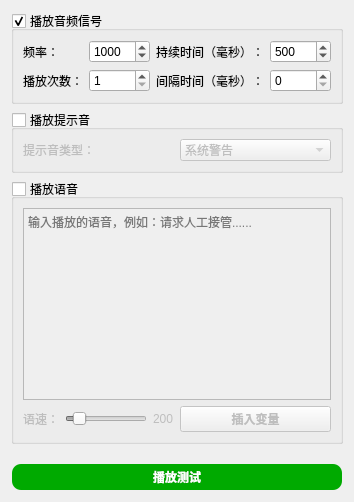
       <widget class="QWidget" name="tab_2">
        <attribute name="title">
         <string>提示音</string>
        </attribute>
        <layout class="QVBoxLayout" name="verticalLayout_66">
         <item>
          <widget class="QGroupBox" name="groupBox_32">
           <property name="title">
            <string>播放音频信号</string>
           </property>
           <property name="checkable">
            <bool>true</bool>
           </property>
           <layout class="QVBoxLayout" name="verticalLayout_65">
            <item>
             <layout class="QGridLayout" name="gridLayout_38">
              <item row="1" column="2">
               <widget class="QLabel" name="label_116">
                <property name="text">
                 <string>间隔时间（毫秒）：</string>
                </property>
               </widget>
              </item>
              <item row="1" column="3">
               <widget class="QSpinBox" name="spinBox_24">
                <property name="maximum">
                 <number>9999</number>
                </property>
               </widget>
              </item>
              <item row="0" column="0">
               <widget class="QLabel" name="label_112">
                <property name="text">
                 <string>频率：</string>
                </property>
               </widget>
              </item>
              <item row="0" column="1">
               <widget class="QSpinBox" name="spinBox_21">
                <property name="minimum">
                 <number>37</number>
                </property>
                <property name="maximum">
                 <number>32767</number>
                </property>
                <property name="value">
                 <number>1000</number>
                </property>
               </widget>
              </item>
              <item row="0" column="2">
               <widget class="QLabel" name="label_114">
                <property name="text">
                 <string>持续时间（毫秒）：</string>
                </property>
               </widget>
              </item>
              <item row="0" column="3">
               <widget class="QSpinBox" name="spinBox_23">
                <property name="minimum">
                 <number>1</number>
                </property>
                <property name="maximum">
                 <number>99999</number>
                </property>
                <property name="value">
                 <number>500</number>
                </property>
               </widget>
              </item>
              <item row="1" column="0">
               <widget class="QLabel" name="label_113">
                <property name="text">
                 <string>播放次数：</string>
                </property>
               </widget>
              </item>
              <item row="1" column="1">
               <widget class="QSpinBox" name="spinBox_22">
                <property name="minimum">
                 <number>1</number>
                </property>
                <property name="maximum">
                 <number>9999</number>
                </property>
               </widget>
              </item>
             </layout>
            </item>
           </layout>
          </widget>
         </item>
         <item>
          <widget class="QGroupBox" name="groupBox_33">
           <property name="enabled">
            <bool>true</bool>
           </property>
           <property name="title">
            <string>播放提示音</string>
           </property>
           <property name="checkable">
            <bool>true</bool>
           </property>
           <property name="checked">
            <bool>false</bool>
           </property>
           <layout class="QGridLayout" name="gridLayout_39">
            <item row="0" column="0">
             <widget class="QLabel" name="label_115">
              <property name="text">
               <string>提示音类型：</string>
              </property>
             </widget>
            </item>
            <item row="0" column="1">
             <widget class="QComboBox" name="comboBox_7">
              <item>
               <property name="text">
                <string>系统警告</string>
               </property>
              </item>
              <item>
               <property name="text">
                <string>系统错误</string>
               </property>
              </item>
              <item>
               <property name="text">
                <string>系统询问</string>
               </property>
              </item>
              <item>
               <property name="text">
                <string>系统信息</string>
               </property>
              </item>
              <item>
               <property name="text">
                <string>系统启动</string>
               </property>
              </item>
              <item>
               <property name="text">
                <string>系统关闭</string>
               </property>
              </item>
             </widget>
            </item>
           </layout>
          </widget>
         </item>
         <item>
          <widget class="QGroupBox" name="groupBox_34">
           <property name="enabled">
            <bool>true</bool>
           </property>
           <property name="title">
            <string>播放语音</string>
           </property>
           <property name="checkable">
            <bool>true</bool>
           </property>
           <property name="checked">
            <bool>false</bool>
           </property>
           <layout class="QGridLayout" name="gridLayout_40" columnstretch="1,1">
            <item row="0" column="0" colspan="2">
             <widget class="QTextEdit" name="textEdit_4">
              <property name="placeholderText">
               <string>输入播放的语音，例如：请求人工接管......</string>
              </property>
             </widget>
            </item>
            <item row="1" column="0">
             <layout class="QHBoxLayout" name="horizontalLayout_28">
              <item>
               <widget class="QLabel" name="label_117">
                <property name="text">
                 <string>语速：</string>
                </property>
               </widget>
              </item>
              <item>
               <widget class="QSlider" name="horizontalSlider">
                <property name="minimum">
                 <number>100</number>
                </property>
                <property name="maximum">
                 <number>999</number>
                </property>
                <property name="value">
                 <number>200</number>
                </property>
                <property name="orientation">
                 <enum>Qt::Orientation::Horizontal</enum>
                </property>
               </widget>
              </item>
              <item>
               <widget class="QLabel" name="label_118">
                <property name="text">
                 <string>200</string>
                </property>
               </widget>
              </item>
             </layout>
            </item>
            <item row="1" column="1">
             <widget class="QPushButton" name="pushButton_32">
              <property name="font">
               <font>
                <family>微软雅黑</family>
                <bold>true</bold>
               </font>
              </property>
              <property name="text">
               <string>插入变量</string>
              </property>
             </widget>
            </item>
           </layout>
          </widget>
         </item>
         <item>
          <spacer name="verticalSpacer_17">
           <property name="orientation">
            <enum>Qt::Orientation::Vertical</enum>
           </property>
           <property name="sizeHint" stdset="0">
            <size>
             <width>20</width>
             <height>13</height>
            </size>
           </property>
          </spacer>
         </item>
         <item>
          <widget class="QPushButton" name="pushButton_24">
           <property name="palette">
            <palette>
             <active>
              <colorrole role="WindowText">
               <brush brushstyle="SolidPattern">
                <color alpha="255">
                 <red>255</red>
                 <green>255</green>
                 <blue>255</blue>
                </color>
               </brush>
              </colorrole>
              <colorrole role="Button">
               <brush brushstyle="SolidPattern">
                <color alpha="255">
                 <red>0</red>
                 <green>170</green>
                 <blue>0</blue>
                </color>
               </brush>
              </colorrole>
              <colorrole role="Text">
               <brush brushstyle="SolidPattern">
                <color alpha="255">
                 <red>255</red>
                 <green>255</green>
                 <blue>255</blue>
                </color>
               </brush>
              </colorrole>
              <colorrole role="ButtonText">
               <brush brushstyle="SolidPattern">
                <color alpha="255">
                 <red>255</red>
                 <green>255</green>
                 <blue>255</blue>
                </color>
               </brush>
              </colorrole>
              <colorrole role="Base">
               <brush brushstyle="SolidPattern">
                <color alpha="255">
                 <red>0</red>
                 <green>170</green>
                 <blue>0</blue>
                </color>
               </brush>
              </colorrole>
              <colorrole role="Window">
               <brush brushstyle="SolidPattern">
                <color alpha="255">
                 <red>0</red>
                 <green>170</green>
                 <blue>0</blue>
                </color>
               </brush>
              </colorrole>
              <colorrole role="PlaceholderText">
               <brush brushstyle="NoBrush">
                <color alpha="128">
                 <red>255</red>
                 <green>255</green>
                 <blue>255</blue>
                </color>
               </brush>
              </colorrole>
             </active>
             <inactive>
              <colorrole role="WindowText">
               <brush brushstyle="SolidPattern">
                <color alpha="255">
                 <red>255</red>
                 <green>255</green>
                 <blue>255</blue>
                </color>
               </brush>
              </colorrole>
              <colorrole role="Button">
               <brush brushstyle="SolidPattern">
                <color alpha="255">
                 <red>0</red>
                 <green>170</green>
                 <blue>0</blue>
                </color>
               </brush>
              </colorrole>
              <colorrole role="Text">
               <brush brushstyle="SolidPattern">
                <color alpha="255">
                 <red>255</red>
                 <green>255</green>
                 <blue>255</blue>
                </color>
               </brush>
              </colorrole>
              <colorrole role="ButtonText">
               <brush brushstyle="SolidPattern">
                <color alpha="255">
                 <red>255</red>
                 <green>255</green>
                 <blue>255</blue>
                </color>
               </brush>
              </colorrole>
              <colorrole role="Base">
               <brush brushstyle="SolidPattern">
                <color alpha="255">
                 <red>0</red>
                 <green>170</green>
                 <blue>0</blue>
                </color>
               </brush>
              </colorrole>
              <colorrole role="Window">
               <brush brushstyle="SolidPattern">
                <color alpha="255">
                 <red>0</red>
                 <green>170</green>
                 <blue>0</blue>
                </color>
               </brush>
              </colorrole>
              <colorrole role="PlaceholderText">
               <brush brushstyle="NoBrush">
                <color alpha="128">
                 <red>255</red>
                 <green>255</green>
                 <blue>255</blue>
                </color>
               </brush>
              </colorrole>
             </inactive>
             <disabled>
              <colorrole role="WindowText">
               <brush brushstyle="SolidPattern">
                <color alpha="255">
                 <red>255</red>
                 <green>255</green>
                 <blue>255</blue>
                </color>
               </brush>
              </colorrole>
              <colorrole role="Button">
               <brush brushstyle="SolidPattern">
                <color alpha="255">
                 <red>0</red>
                 <green>170</green>
                 <blue>0</blue>
                </color>
               </brush>
              </colorrole>
              <colorrole role="Text">
               <brush brushstyle="SolidPattern">
                <color alpha="255">
                 <red>255</red>
                 <green>255</green>
                 <blue>255</blue>
                </color>
               </brush>
              </colorrole>
              <colorrole role="ButtonText">
               <brush brushstyle="SolidPattern">
                <color alpha="92">
                 <red>0</red>
                 <green>0</green>
                 <blue>0</blue>
                </color>
               </brush>
              </colorrole>
              <colorrole role="Base">
               <brush brushstyle="SolidPattern">
                <color alpha="255">
                 <red>0</red>
                 <green>170</green>
                 <blue>0</blue>
                </color>
               </brush>
              </colorrole>
              <colorrole role="Window">
               <brush brushstyle="SolidPattern">
                <color alpha="255">
                 <red>0</red>
                 <green>170</green>
                 <blue>0</blue>
                </color>
               </brush>
              </colorrole>
              <colorrole role="PlaceholderText">
               <brush brushstyle="NoBrush">
                <color alpha="128">
                 <red>255</red>
                 <green>255</green>
                 <blue>255</blue>
                </color>
               </brush>
              </colorrole>
             </disabled>
            </palette>
           </property>
           <property name="font">
            <font>
             <family>Microsoft YaHei</family>
             <bold>true</bold>
            </font>
           </property>
           <property name="styleSheet">
            <string notr="true">QPushButton {
    background-color: rgb(0, 170, 0);
    color: white;
    border-radius: 10px; /* 设置圆角半径 */
    font-family: 'Microsoft YaHei'; /* 设置字体为微软雅黑 */
    padding: 3px 5px; /* 设置内边距，使按钮看起来更美观 */
    border: 2px solid transparent; /* 设置边框为透明 */
}

QPushButton:hover {
    background-color: rgb(0, 150, 0); /* 设置鼠标悬停时的背景颜色 */
}

QPushButton:pressed {
    background-color: rgb(0, 100, 0); /* 设置按钮按下时的背景颜色 */
}
</string>
           </property>
           <property name="text">
            <string>播放测试</string>
           </property>
          </widget>
         </item>
        </layout>
       </widget>
